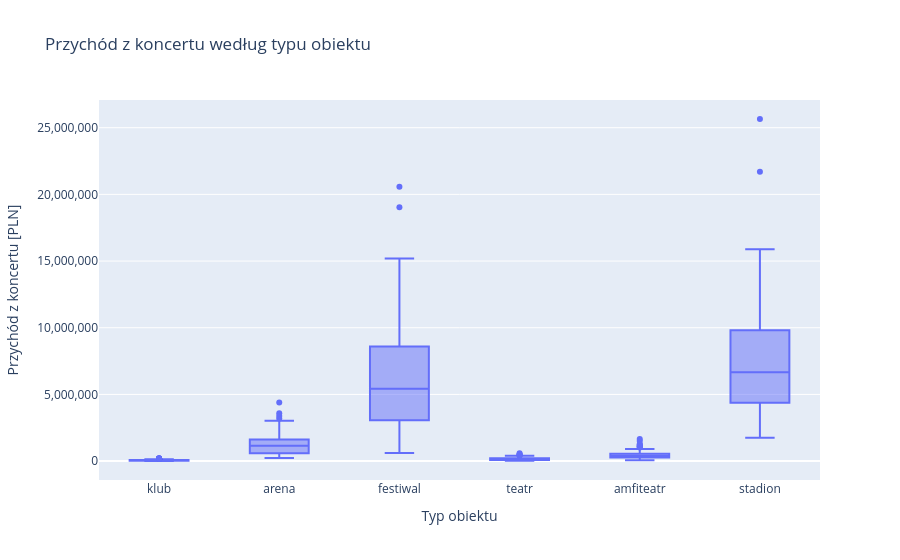

The cell this chart's notebook holds for it:
### Code cell
fig_box_przychod = px.box(
    df,
    x="typ_obiektu",
    y="przychod_pln",
    points="outliers",
    labels={
        "typ_obiektu": "Typ obiektu",
        "przychod_pln": "Przychód z koncertu [PLN]",
    },
    title="Przychód z koncertu według typu obiektu",
)
fig_box_przychod.update_layout(yaxis_tickformat=",.0f")
fig_box_przychod.show()

### Figure 1 — Plotly figure (JSON) as saved in the notebook; plotly's stock layout.template omitted (floating-point values rounded to 4 significant figures; data arrays with more than 128 entries replaced by an {"elided": "..."} marker saying what was removed)
{"data": [{"alignmentgroup": "True", "boxpoints": "outliers", "hovertemplate": "Typ obiektu=%{x}<br>Przychód z koncertu [PLN]=%{y}<extra></extra>", "legendgroup": "", "marker": {"color": "#636efa"}, "name": "", "notched": false, "offsetgroup": "", "orientation": "v", "showlegend": false, "type": "box", "x": {"elided": "1200 str values"}, "x0": " ", "xaxis": "x", "y": {"elided": "1200 int values"}, "y0": " ", "yaxis": "y"}], "layout": {"boxmode": "group", "legend": {"tracegroupgap": 0}, "title": {"text": "Przychód z koncertu według typu obiektu"}, "xaxis": {"anchor": "y", "domain": [0.0, 1.0], "title": {"text": "Typ obiektu"}}, "yaxis": {"anchor": "x", "domain": [0.0, 1.0], "tickformat": ",.0f", "title": {"text": "Przychód z koncertu [PLN]"}}}}
